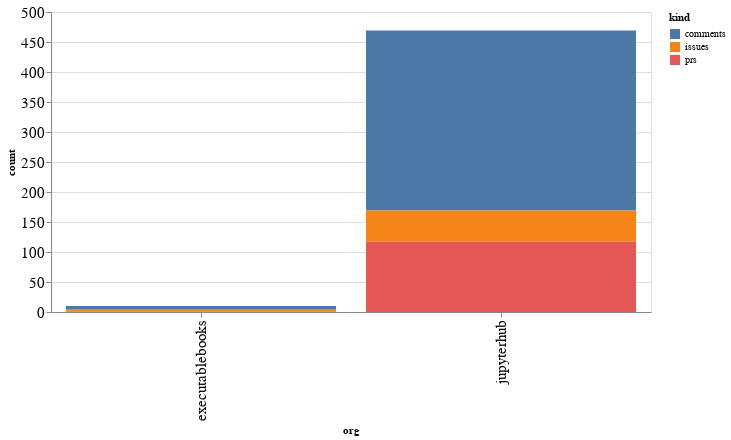

Source (notebook cell):
### Code cell
alt.Chart(org_summaries, width=600).mark_bar().encode(
    x='org',
    y='count',
    color='kind',
    tooltip="org"
)

### Figure 1 — Vega-Lite specification as saved in the notebook (floating-point values rounded to 4 significant figures)
{"config": {"axisLeft": {"labelFontSize": 15}, "axisBottom": {"labelFontSize": 15}}, "data": {"name": "data-dd5fec45a400c9f30a394e893fd38c2c"}, "mark": "bar", "encoding": {"color": {"type": "nominal", "field": "kind"}, "tooltip": {"type": "nominal", "field": "org"}, "x": {"type": "nominal", "field": "org"}, "y": {"type": "quantitative", "field": "count"}}, "width": 600, "$schema": "https://vega.github.io/schema/vega-lite/v4.8.1.json", "datasets": {"data-dd5fec45a400c9f30a394e893fd38c2c": [{"org": "executablebooks", "kind": "comments", "count": 5}, {"org": "executablebooks", "kind": "issues", "count": 4}, {"org": "executablebooks", "kind": "prs", "count": 1}, {"org": "jupyterhub", "kind": "comments", "count": 300}, {"org": "jupyterhub", "kind": "issues", "count": 52}, {"org": "jupyterhub", "kind": "prs", "count": 117}]}}
